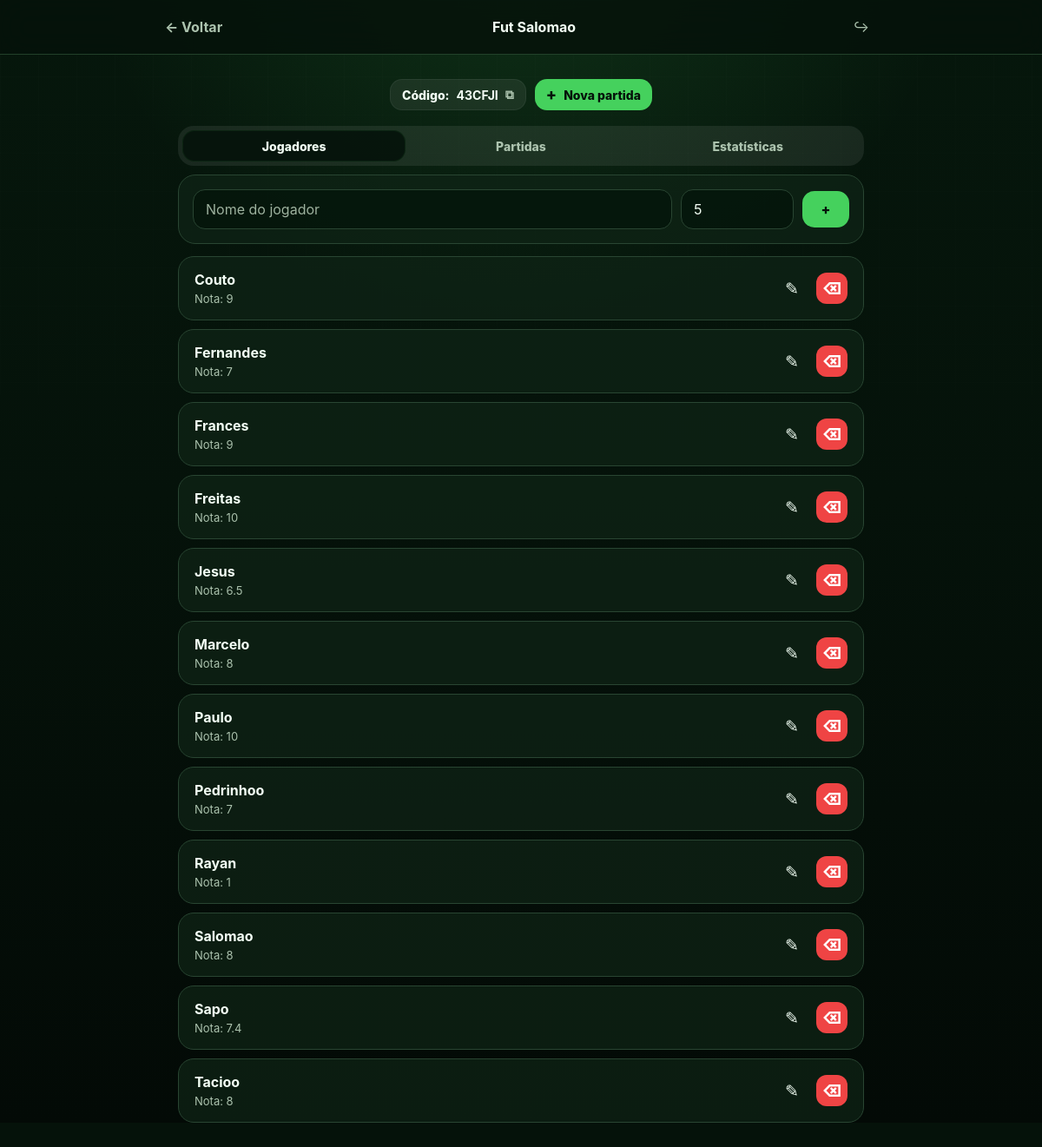
The app's page /rooms/1 with its own data.
### app.py (models this page shows)
class Room(db.Model):
    id = db.Column(db.Integer, primary_key=True)
    name = db.Column(db.String(120), nullable=False)
    code = db.Column(db.String(12), nullable=True, unique=True, index=True)
    created_at = db.Column(db.DateTime, default=lambda: utcnow_naive(), nullable=False)
    players = db.relationship("Player", back_populates="room")
    matches = db.relationship("Match", back_populates="room", cascade="all, delete-orphan")

class Player(db.Model):
    id = db.Column(db.Integer, primary_key=True)
    room_id = db.Column(db.Integer, db.ForeignKey("room.id"), nullable=True, index=True)
    name = db.Column(db.String(120), nullable=False)
    rating = db.Column(db.Float, nullable=False)
    active = db.Column(db.Boolean, default=True, nullable=False)
    created_at = db.Column(db.DateTime, default=lambda: utcnow_naive(), nullable=False)
    room = db.relationship("Room", back_populates="players")

### app.py (the view)
@app.route("/rooms/<int:room_id>")
def room_detail(room_id: int):
    room = Room.query.get_or_404(room_id)
    active_players = room_players_query(room, active_only=True).order_by(Player.name.asc()).all()
    matches = Match.query.filter_by(room_id=room.id).order_by(Match.scheduled_at.desc()).all()
    stats = build_room_stats(room, active_players, matches)
    now_local_value = utcnow_naive().strftime("%Y-%m-%dT%H:%M")
    share_path = url_for("room_by_code", code=room.code or "")
    return render_template(
        "room.html",
        room=room,
        players=active_players,
        matches=matches,
        stats=stats,
        now_local_value=now_local_value,
        share_path=share_path,
    )

### app.py (called while the page is built)
def utcnow_naive() -> datetime:
    return datetime.now(timezone.utc).replace(tzinfo=None)

def format_datetime(value: datetime | None) -> str:
    if value is None:
        return "-"
    return value.strftime("%d/%m/%Y %H:%M")

@app.template_filter("dt")
def dt_filter(value: datetime | None) -> str:
    return format_datetime(value)

@app.template_filter("score")
def score_filter(value: float | None) -> str:
    if value is None:
        return "0.00"
    text_value = f"{value:.2f}"
    return text_value.rstrip("0").rstrip(".")

@app.template_filter("pct")
def pct_filter(value: float | None) -> str:
    if value is None:
        return "0%"
    return f"{value:.0f}%"

@app.template_filter("status_label")
def status_label_filter(value: str) -> str:
    return STATUS_LABELS.get(value, value)

def room_players_query(room: Room, active_only: bool = True):
    query = Player.query.filter(or_(Player.room_id == room.id, Player.room_id.is_(None)))
    if active_only:
        query = query.filter(Player.active.is_(True))
    return query

### templates/room.html (shortened to what this page needs)
{% extends "layout.html" %}
{% block topbar %}
<header class="room-topbar">
  <div class="room-topbar-inner">
    <a href="{{ url_for('index') }}" class="back-link">← Voltar</a>
    <strong>{{ room.name }}</strong>
    <a href="{{ url_for('index') }}" class="icon-exit" aria-label="Voltar para salas">↪</a>
  </div>
</header>
{% endblock %}
{% block content %}
{% set room_players_next = url_for('room_detail', room_id=room.id, _anchor='jogadores') %}
<section class="app-shell room-page">
  <div class="room-actions-row">
    <button type="button" class="code-pill" data-copy-url="{{ request.url_root.rstrip('/') ~ share_path }}">
      <span>Código:</span>
      <strong>{{ room.code }}</strong>
      <span class="copy-mark">⧉</span>
    </button>
    <button type="button" class="new-match-button" data-open-new-match>
      <span>+</span>
      Nova partida
    </button>
  </div>
  <nav class="tabs" aria-label="Menu da sala">
    <button type="button" class="tab-button active" data-tab-target="jogadores">Jogadores</button>
    <button type="button" class="tab-button" data-tab-target="partidas">Partidas</button>
    <button type="button" class="tab-button" data-tab-target="estatisticas">Estatísticas</button>
  </nav>
  <section id="jogadores" class="tab-panel active">
    <form action="{{ url_for('create_room_player', room_id=room.id) }}" method="post" class="quick-add-form player-add-card">
      <input type="text" name="name" placeholder="Nome do jogador" required>
      <input type="number" name="rating" min="0" max="10" step="0.1" value="5" required aria-label="Nota do jogador">
      <button type="submit" aria-label="Adicionar jogador">+</button>
    </form>
    {% if players %}
      <div class="list-stack">
        {% for player in players %}
          <div class="list-card player-list-card">
            <div>
              <strong>{{ player.name }}</strong>
              <span>Nota: {{ player.rating|score }}</span>
            </div>
            <div class="icon-actions">
              <a class="icon-button" href="{{ url_for('edit_player', player_id=player.id, next=room_players_next) }}" aria-label="Editar {{ player.name }}">✎</a>
              <form action="{{ url_for('deactivate_player', player_id=player.id) }}" method="post" class="mini-form">
                <button type="submit" class="icon-button danger ghost" aria-label="Remover {{ player.name }}">⌫</button>
              </form>
            </div>
          </div>
        {% endfor %}
      </div>
    {% else %}
      <div class="empty">Cadastre jogadores para começar.</div>
    {% endif %}
  </section>
</section>
{% endblock %}

### records on screen
Room: name "Fut Salomao", code "43CFJI"
Player: name "Couto", rating|score "9"
Player: name "Fernandes", rating|score "7"
Player: name "Frances", rating|score "9"
Player: name "Freitas", rating|score "10"
Player: name "Jesus", rating|score "6.5"
Player: name "Marcelo", rating|score "8"
Player: name "Paulo", rating|score "10"
Player: name "Pedrinhoo", rating|score "7"
Player: name "Rayan", rating|score "1"
Player: name "Salomao", rating|score "8"
Player: name "Sapo", rating|score "7.4"
Player: name "Tacioo", rating|score "8"
